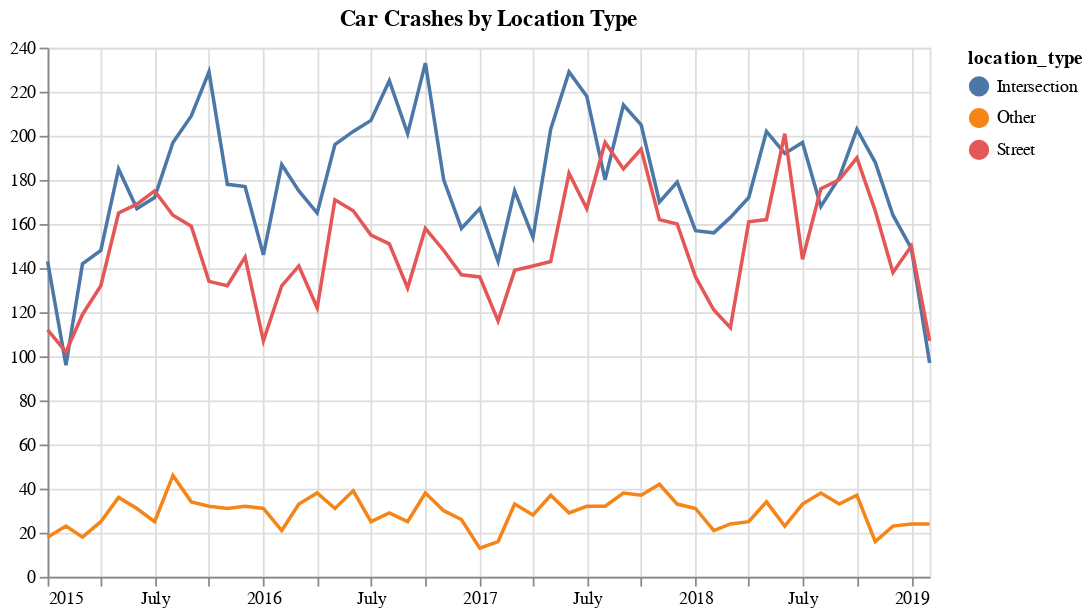

The specification (Vega-Lite) saved for this image:
### Vega-Lite specification from a JSON file in a GitHub repository (floating-point values rounded to 4 significant figures; data arrays with more than 128 entries replaced by an {"elided": "..."} marker saying what was removed)
{"config": {"view": {"width": 400, "height": 300}}, "layer": [{"mark": "line", "encoding": {"color": {"type": "nominal", "field": "location_type"}, "x": {"type": "temporal", "axis": {"title": ""}, "field": "date"}, "y": {"type": "quantitative", "axis": {"format": "f", "title": ""}, "field": "count"}}}, {"mark": "point", "encoding": {"opacity": {"value": 0}, "x": {"type": "temporal", "field": "date"}}, "selection": {"selector021": {"type": "single", "nearest": true, "on": "mouseover", "fields": ["date"], "empty": "none"}}}, {"mark": "point", "encoding": {"color": {"type": "nominal", "field": "location_type"}, "opacity": {"condition": {"value": 1, "selection": "selector021"}, "value": 0}, "x": {"type": "temporal", "axis": {"title": ""}, "field": "date"}, "y": {"type": "quantitative", "axis": {"format": "f", "title": ""}, "field": "count"}}}, {"mark": {"type": "rule", "color": "gray"}, "encoding": {"x": {"type": "temporal", "field": "date"}}, "transform": [{"filter": {"selection": "selector021"}}]}, {"mark": {"type": "text", "align": "left", "dx": 5, "dy": -5}, "encoding": {"color": {"type": "nominal", "field": "location_type"}, "text": {"condition": {"type": "quantitative", "field": "count", "selection": "selector021"}, "value": " "}, "x": {"type": "temporal", "axis": {"title": ""}, "field": "date"}, "y": {"type": "quantitative", "axis": {"format": "f", "title": ""}, "field": "count"}}}], "data": {"name": "data-f6b55da653aa81d1426532eb00620a10"}, "height": 300, "title": "Car Crashes by Location Type", "width": 500, "$schema": "https://vega.github.io/schema/vega-lite/v2.6.0.json", "datasets": {"data-f6b55da653aa81d1426532eb00620a10": {"elided": "150 records"}}}
